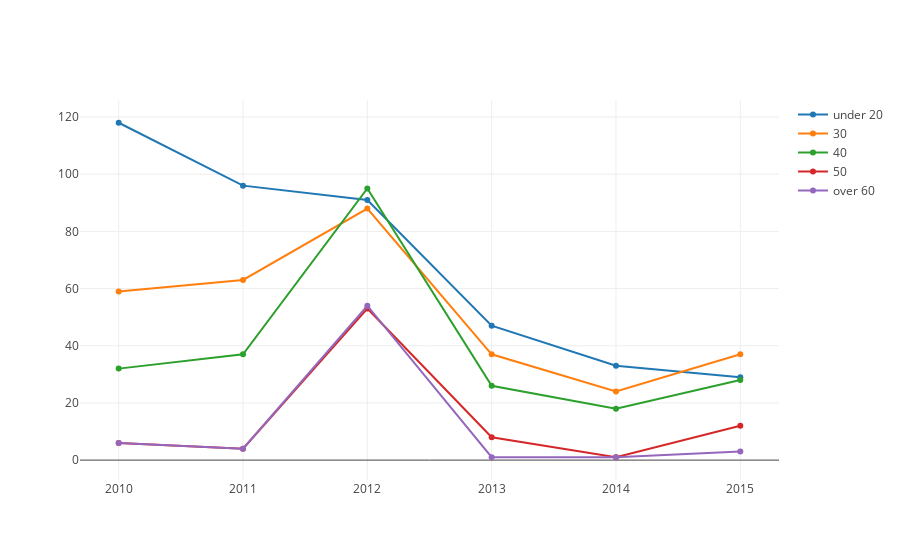

The code cell stored with this chart in its notebook:
### Code cell
list_age = m_console_age.values.tolist()
year = [2010, 2011, 2012, 2013, 2014, 2015]

graph_data = [go.Scatter(x = year,y = list_age[0], name = 'under 20'), go.Scatter(x = year,y = list_age[1], name = '30'),
             go.Scatter(x = year,y = list_age[2], name = '40'), go.Scatter(x = year,y = list_age[3], name = '50'),
             go.Scatter(x = year,y = list_age[4], name = 'over 60')]

py.iplot(graph_data)

### Figure 1 — Plotly figure (JSON) as saved in the notebook; plotly's stock layout.template omitted (floating-point values rounded to 4 significant figures)
{"data": [{"name": "under 20", "type": "scatter", "x": [2010, 2011, 2012, 2013, 2014, 2015], "y": [118, 96, 91, 47, 33, 29]}, {"name": "30", "type": "scatter", "x": [2010, 2011, 2012, 2013, 2014, 2015], "y": [59, 63, 88, 37, 24, 37]}, {"name": "40", "type": "scatter", "x": [2010, 2011, 2012, 2013, 2014, 2015], "y": [32, 37, 95, 26, 18, 28]}, {"name": "50", "type": "scatter", "x": [2010, 2011, 2012, 2013, 2014, 2015], "y": [6, 4, 53, 8, 1, 12]}, {"name": "over 60", "type": "scatter", "x": [2010, 2011, 2012, 2013, 2014, 2015], "y": [6, 4, 54, 1, 1, 3]}], "layout": {}}
